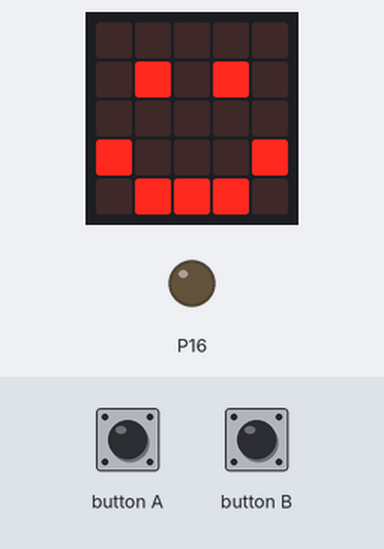
A program run on a simulated BBC micro:bit (MakeCode). On the bench: the board's 5×5 LED display, output pins drawn as LEDs (lit = HIGH). The inputs (shaded band) are chosen by the test bench.

Above: at 1.8 s.
1.9 s: button A pressed for 0.15 s
At 2.5 s:
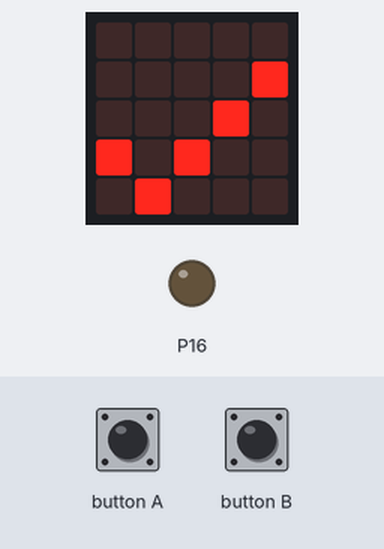
At 3.2 s:
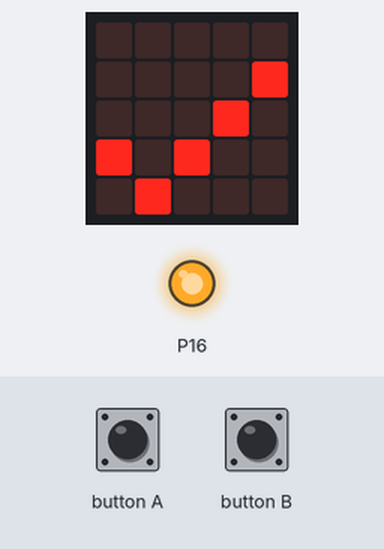
4.1 s: button B pressed for 0.15 s
At 6.1 s:
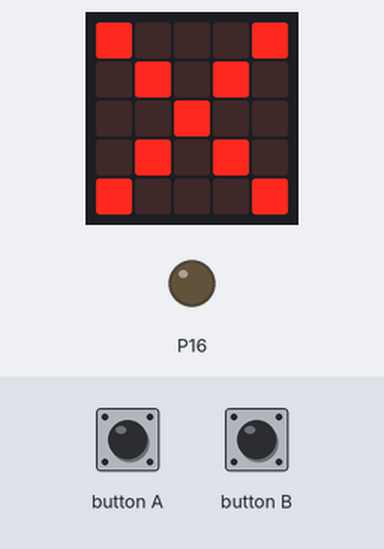
Timing chart, 0 to 7.6 s (numbered marks = the images above; inputs shaded):
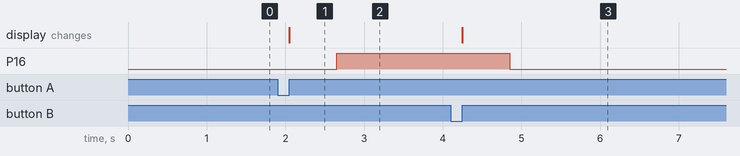

Measured:
- after the input at 1.9 s, P16: LOW → HIGH after 0.75 s; the display: changes after 0.15 s (image 1)
- after the input at 4.1 s, P16: HIGH → LOW after 0.75 s; the display: changes after 0.15 s (image 3)

The program:

main.ts
```typescript
// (licence header left out)
// the setup
basic.clearScreen()
pins.digitalWritePin(DigitalPin.P16, 0)
basic.showIcon(IconNames.Happy)

// turning on LED
input.onButtonPressed(Button.A, function () {
    basic.clearScreen()
    basic.showIcon(IconNames.Yes)
    pins.digitalWritePin(DigitalPin.P16, 1)
})

// turning off LED
input.onButtonPressed(Button.B, function () {
    basic.clearScreen()
    basic.showIcon(IconNames.No)
    pins.digitalWritePin(DigitalPin.P16, 0)
})
```
